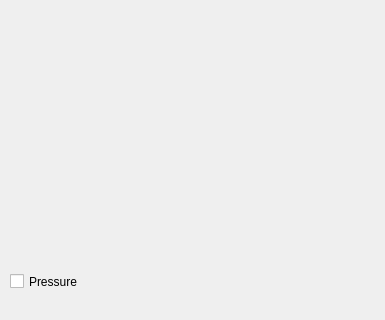
<?xml version="1.0" encoding="UTF-8"?>
<ui version="4.0">
 <class>WdgSoftCurveOptions</class>
 <widget class="QWidget" name="WdgSoftCurveOptions">
  <property name="geometry">
   <rect>
    <x>0</x>
    <y>0</y>
    <width>385</width>
    <height>320</height>
   </rect>
  </property>
  <property name="sizePolicy">
   <sizepolicy hsizetype="Fixed" vsizetype="Fixed">
    <horstretch>255</horstretch>
    <verstretch>255</verstretch>
   </sizepolicy>
  </property>
  <property name="minimumSize">
   <size>
    <width>385</width>
    <height>320</height>
   </size>
  </property>
  <widget class="KisCurveWidget" name="softCurve" native="true">
   <property name="geometry">
    <rect>
     <x>10</x>
     <y>10</y>
     <width>361</width>
     <height>251</height>
    </rect>
   </property>
  </widget>
  <widget class="QCheckBox" name="pressureCBox">
   <property name="geometry">
    <rect>
     <x>10</x>
     <y>270</y>
     <width>151</width>
     <height>23</height>
    </rect>
   </property>
   <property name="text">
    <string>Pressure</string>
   </property>
  </widget>
 </widget>
 <customwidgets>
  <customwidget>
   <class>KisCurveWidget</class>
   <extends>QWidget</extends>
   <header>widgets/kis_curve_widget.h</header>
   <container>1</container>
  </customwidget>
 </customwidgets>
 <resources/>
 <connections/>
</ui>
